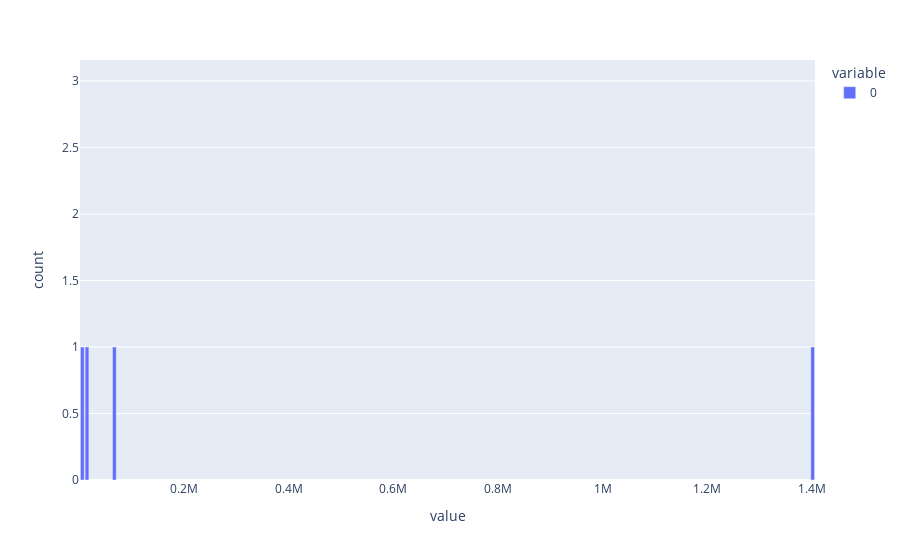

Notebook code cell kept with this figure:
### Code cell
# Call aggregate function on data frame
df.sum().plot(kind = 'bar', )

### Figure 1 — Plotly figure (JSON) as saved in the notebook; plotly's stock layout.template omitted (floating-point values rounded to 4 significant figures)
{"data": [{"alignmentgroup": "True", "hovertemplate": "variable=0<br>value=%{x}<br>count=%{y}<extra></extra>", "legendgroup": "0", "marker": {"color": "#636efa"}, "name": "0", "offsetgroup": "0", "orientation": "v", "showlegend": true, "textposition": "auto", "type": "bar", "x": ["AdelieAdelieAdelieAdelieAdelieAdelieAdelieAdelieAdelieAdelieAdelieAdelieAdelieAdelieAdelieAdelieAdelieAdelieAdelieAdelieAdelieAdelieAdelieAdelieAdelieAdelieAdelieAdelieAdelieAdelieAdelieAdelieAdelieAdelieAdelieAdelieAdelieAdelieAdelieAdelieAdelieAdelieAdelieAdelieAdelieAdelieAdelieAdelieAdelieAdelieAdelieAdelieAdelieAdelieAdelieAdelieAdelieAdelieAdelieAdelieAdelieAdelieAdelieAdelieAdelieAdelieAdelieAdelieAdelieAdelieAdelieAdelieAdelieAdelieAdelieAdelieAdelieAdelieAdelieAdelieAdelieAdelieAdelieAdelieAdelieAdelieAdelieAdelieAdelieAdelieAdelieAdelieAdelieAdelieAdelieAdelieAdelieAdelieAdelieAdelieAdelieAdelieAdelieAdelieAdelieAdelieAdelieAdelieAdelieAdelieAdelieAdelieAdelieAdelieAdelieAdelieAdelieAdelieAdelieAdelieAdelieAdelieAdelieAdelieAdelieAdelieAdelieAdelieAdelieAdelieAdelieAdelieAdelieAdelieAdelieAdelieAdelieAdelieAdelieAdelieAdelieAdelieAdelieAdelieAdelieAdelieGentooGentooGentooGentooGentooGentooGentooGentooGentooGentooGentooGentooGentooGentooGentooGentooGentooGentooGentooGentooGentooGentooGentooGentooGentooGentooGentooGentooGentooGentooGentooGentooGentooGentooGentooGentooGentooGentooGentooGentooGentooGentooGentooGentooGentooGentooGentooGentooGentooGentooGentooGentooGentooGentooGentooGentooGentooGentooGentooGentooGentooGentooGentooGentooGentooGentooGentooGentooGentooGentooGentooGentooGentooGentooGentooGentooGentooGentooGentooGentooGentooGentooGentooGentooGentooGentooGentooGentooGentooGentooGentooGentooGentooGentooGentooGentooGentooGentooGentooGentooGentooGentooGentooGentooGentooGentooGentooGentooGentooGentooGentooGentooGentooGentooGentooGentooGentooGentooGentooChinstrapChinstrapChinstrapChinstrapChinstrapChinstrapChinstrapChinstrapChinstrapChinstrapChinstrapChinstrapChinstrapChinstrapChinstrapChinstrapChinstrapChinstrapChinstrapChinstrapChinstrapChinstrapChinstrapChinstrapChinstrapChinstrapChinstrapChinstrapChinstrapChinstrapChinstrapChinstrapChinstrapChinstrapChinstrapChinstrapChinstrapChinstrapChinstrapChinstrapChinstrapChinstrapChinstrapChinstrapChinstrapChinstrapChinstrapChinstrapChinstrapChinstrapChinstrapChinstrapChinstrapChinstrapChinstrapChinstrapChinstrapChinstrapChinstrapChinstrapChinstrapChinstrapChinstrapChinstrapChinstrapChinstrapChinstrapChinstrap", "TorgersenTorgersenTorgersenTorgersenTorgersenTorgersenTorgersenTorgersenTorgersenTorgersenTorgersenTorgersenTorgersenTorgersenTorgersenBiscoeBiscoeBiscoeBiscoeBiscoeBiscoeBiscoeBiscoeBiscoeBiscoeDreamDreamDreamDreamDreamDreamDreamDreamDreamDreamDreamDreamDreamDreamDreamDreamDreamDreamDreamBiscoeBiscoeBiscoeBiscoeBiscoeBiscoeBiscoeBiscoeBiscoeBiscoeBiscoeBiscoeBiscoeBiscoeBiscoeBiscoeBiscoeBiscoeTorgersenTorgersenTorgersenTorgersenTorgersenTorgersenTorgersenTorgersenTorgersenTorgersenTorgersenTorgersenTorgersenTorgersenTorgersenTorgersenDreamDreamDreamDreamDreamDreamDreamDreamDreamDreamDreamDreamDreamDreamDreamDreamBiscoeBiscoeBiscoeBiscoeBiscoeBiscoeBiscoeBiscoeBiscoeBiscoeBiscoeBiscoeBiscoeBiscoeBiscoeBiscoeTorgersenTorgersenTorgersenTorgersenTorgersenTorgersenTorgersenTorgersenTorgersenTorgersenTorgersenTorgersenTorgersenTorgersenTorgersenTorgersenDreamDreamDreamDreamDreamDreamDreamDreamDreamDreamDreamDreamDreamDreamDreamDreamDreamDreamDreamDreamBiscoeBiscoeBiscoeBiscoeBiscoeBiscoeBiscoeBiscoeBiscoeBiscoeBiscoeBiscoeBiscoeBiscoeBiscoeBiscoeBiscoeBiscoeBiscoeBiscoeBiscoeBiscoeBiscoeBiscoeBiscoeBiscoeBiscoeBiscoeBiscoeBiscoeBiscoeBiscoeBiscoeBiscoeBiscoeBiscoeBiscoeBiscoeBiscoeBiscoeBiscoeBiscoeBiscoeBiscoeBiscoeBiscoeBiscoeBiscoeBiscoeBiscoeBiscoeBiscoeBiscoeBiscoeBiscoeBiscoeBiscoeBiscoeBiscoeBiscoeBiscoeBiscoeBiscoeBiscoeBiscoeBiscoeBiscoeBiscoeBiscoeBiscoeBiscoeBiscoeBiscoeBiscoeBiscoeBiscoeBiscoeBiscoeBiscoeBiscoeBiscoeBiscoeBiscoeBiscoeBiscoeBiscoeBiscoeBiscoeBiscoeBiscoeBiscoeBiscoeBiscoeBiscoeBiscoeBiscoeBiscoeBiscoeBiscoeBiscoeBiscoeBiscoeBiscoeBiscoeBiscoeBiscoeBiscoeBiscoeBiscoeBiscoeBiscoeBiscoeBiscoeBiscoeBiscoeBiscoeBiscoeBiscoeBiscoeDreamDreamDreamDreamDreamDreamDreamDreamDreamDreamDreamDreamDreamDreamDreamDreamDreamDreamDreamDreamDreamDreamDreamDreamDreamDreamDreamDreamDreamDreamDreamDreamDreamDreamDreamDreamDreamDreamDreamDreamDreamDreamDreamDreamDreamDreamDreamDreamDreamDreamDreamDreamDreamDreamDreamDreamDreamDreamDreamDreamDreamDreamDreamDreamDreamDreamDreamDream", 14650.0, 5716.0, 66922, 1400950, "malefemalefemalefemalemalefemalemalefemalemalemalefemalefemalemalefemalemalefemalemalefemalemalemalefemalemalefemalefemalemalefemalemalefemalemalefemalemalemalefemalefemalemalefemalemalefemalemalefemalemalemalefemalemalefemalemalefemalemalefemalemalefemalemalefemalemalefemalemalefemalemalefemalemalefemalemalefemalemalefemalemalefemalemalefemalemalefemalemalefemalemalefemalemalefemalemalefemalemalemalefemalemalefemalefemalemalefemalemalefemalemalefemalemalefemalemalefemalemalefemalemalefemalemalefemalemalefemalemalefemalemalefemalemalefemalemalefemalemalefemalemalefemalemalefemalemalefemalemalefemalemalefemalemalefemalemalefemalemalefemalemalefemalemalefemalemalefemalemalefemalemalefemalemalemalefemalefemalemalefemalemalefemalemalefemalemalemalefemalefemalemalefemalemalefemalemalefemalemalefemalemalefemalemalefemalemalemalefemalefemalemalefemalemalemalefemalemalemalefemalefemalemalefemalemalefemalemalefemalemalefemalemalefemalemalemalefemalefemalemalefemalemalefemalemalefemalemalefemalemalefemalemalefemalemalefemalemalefemalemalefemalemalemalefemalemalefemalemalemalefemalefemalemalefemalemalefemalemalefemalemalefemalemalefemalemalefemalemalefemalemalefemalemalefemalemalefemalemalemalefemalefemalemalefemalemalefemalemalemalefemalemalefemalemalefemalemalefemalemalefemalemalemalefemalefemalemalefemalemalefemalemalemalefemalemalefemalefemalemalefemalemalefemalemalefemalemalefemalemalemalefemalefemalemalefemalemalefemalemalefemalemalefemalemalefemalemalefemalemalefemalemalemalefemalefemalemalefemalemalemalefemalemalefemalefemalemalefemalemalemalefemalefemalemalefemalemalefemalemalefemalemalemalefemalemalefemalefemalemalefemalemalemalefemale"], "xaxis": "x", "y": [1, 1, 1, 1, 1, 1, 1], "yaxis": "y"}], "layout": {"barmode": "relative", "legend": {"title": {"text": "variable"}, "tracegroupgap": 0}, "margin": {"t": 60}, "xaxis": {"anchor": "y", "domain": [0, 1], "title": {"text": "value"}}, "yaxis": {"anchor": "x", "domain": [0, 1], "title": {"text": "count"}}}}
